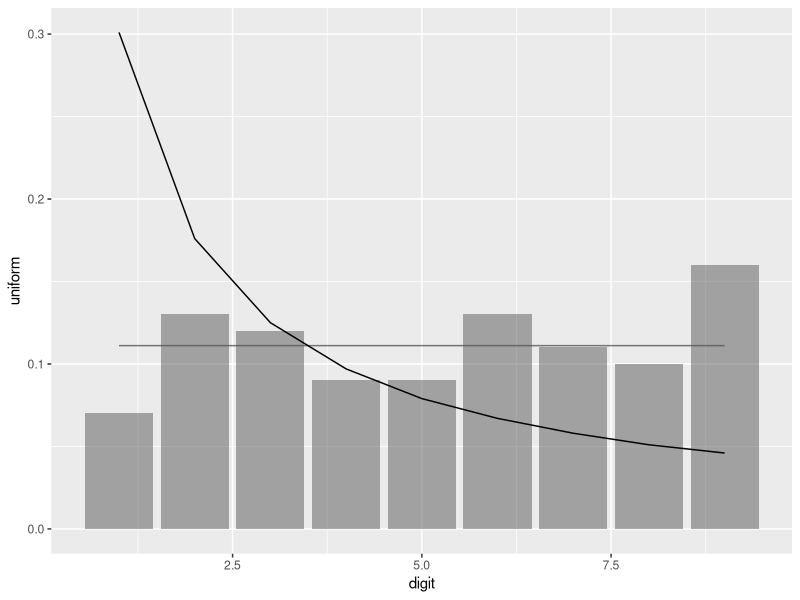

R code for this plot:
library(tidyverse)

# Accounting data should follow Benford's distribution. Run a test at 0.001 significance level to see if the accounting data is fraud.

df <- tibble(
  digit = seq(1,9),
  uniform = 1/length(digit),
  count = c(7,13,12,9,9,13,11,10,16),
  count_normalized = count/sum(count),
  benford = c(0.301,0.176,0.125,0.097,0.079,0.067,0.058,0.051,0.046)
)
df %>% ggplot(aes(x=digit)) + 
  geom_line(aes(y=uniform), alpha=0.5) +
  geom_col(aes(y=count_normalized), alpha=0.5) +
  geom_line(aes(y=benford))
